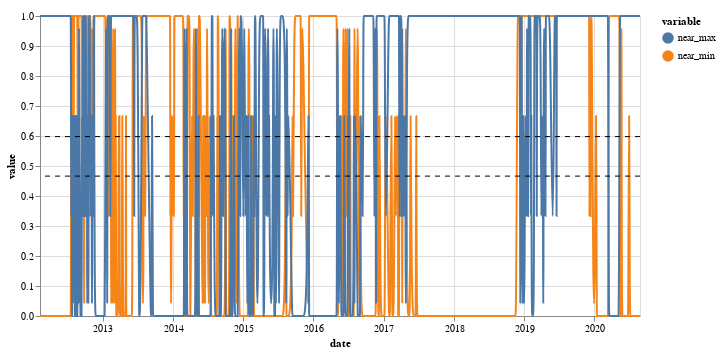

The notebook cell this image was saved under:
### Code cell
# https://altair-viz.github.io/gallery/multiline_tooltip.html

import altair as alt
import pandas as pd

# Create a selection that chooses the nearest point & selects based on x-value
nearest = alt.selection(type='single', nearest=True, on='mouseover',
                        fields=['date'], empty='none')

# The basic line
line = alt.Chart(data_alt).mark_line(interpolate='basis').encode(
    x='date:T',
    y='value:Q',
#     color=alt.Color('color:N', scale = None)
    color='variable:N'
)

# Transparent selectors across the chart. This is what tells us
# the x-value of the cursor
selectors = alt.Chart(data_alt).mark_point().encode(
    x='date:T',
    opacity=alt.value(0),
).add_selection(
    nearest
)

# Draw points on the line, and highlight based on selection
points = line.mark_point().encode(
    opacity=alt.condition(nearest, alt.value(1), alt.value(0))
)

# Draw text labels near the points, and highlight based on selection
text = line.mark_text(align='left', dx=5, dy=-5).encode(
    text=alt.condition(nearest, 'value:Q', alt.value(' '))
)

# Draw a rule at the location of the selection
rules = alt.Chart(data_alt).mark_rule(color='gray').encode(
    x='date:T',
).transform_filter(
    nearest
)

# Horizontal average lines
avg_min = data_alt[data_alt['variable'] == 'near_min'].value.mean()
avg_max = data_alt[data_alt['variable'] == 'near_max'].value.mean()

line_avg_min = alt.Chart(pd.DataFrame({'value': [avg_min]})).mark_rule(strokeDash=[5,5]).encode(y='value')
line_avg_max = alt.Chart(pd.DataFrame({'value': [avg_max]})).mark_rule(strokeDash=[5,5]).encode(y='value')

# Put the five layers into a chart and bind the data
chart = alt.layer(
    line, selectors, points, rules, text, line_avg_min, line_avg_max
).properties(
    width=600, height=300
)


with alt.data_transformers.enable(max_rows=None):
    chart.display()
    #.save('chart.html', embed_options={'renderer':'svg'})

### Figure 1 — Vega-Lite specification as saved in the notebook (floating-point values rounded to 4 significant figures; data arrays with more than 128 entries replaced by an {"elided": "..."} marker saying what was removed)
{"config": {"view": {"continuousWidth": 400, "continuousHeight": 300}}, "layer": [{"data": {"name": "data-e4cd672be2a832e150330293a15c29be"}, "mark": {"type": "line", "interpolate": "basis"}, "encoding": {"color": {"type": "nominal", "field": "variable"}, "x": {"type": "temporal", "field": "date"}, "y": {"type": "quantitative", "field": "value"}}}, {"data": {"name": "data-e4cd672be2a832e150330293a15c29be"}, "mark": "point", "encoding": {"opacity": {"value": 0}, "x": {"type": "temporal", "field": "date"}}, "selection": {"selector019": {"type": "single", "nearest": true, "on": "mouseover", "fields": ["date"], "empty": "none"}}}, {"data": {"name": "data-e4cd672be2a832e150330293a15c29be"}, "mark": "point", "encoding": {"color": {"type": "nominal", "field": "variable"}, "opacity": {"condition": {"value": 1, "selection": "selector019"}, "value": 0}, "x": {"type": "temporal", "field": "date"}, "y": {"type": "quantitative", "field": "value"}}}, {"data": {"name": "data-e4cd672be2a832e150330293a15c29be"}, "mark": {"type": "rule", "color": "gray"}, "encoding": {"x": {"type": "temporal", "field": "date"}}, "transform": [{"filter": {"selection": "selector019"}}]}, {"data": {"name": "data-e4cd672be2a832e150330293a15c29be"}, "mark": {"type": "text", "align": "left", "dx": 5, "dy": -5}, "encoding": {"color": {"type": "nominal", "field": "variable"}, "text": {"condition": {"type": "quantitative", "field": "value", "selection": "selector019"}, "value": " "}, "x": {"type": "temporal", "field": "date"}, "y": {"type": "quantitative", "field": "value"}}}, {"data": {"name": "data-72d6bad454f737dd36a099f2511f8a16"}, "mark": {"type": "rule", "strokeDash": [5, 5]}, "encoding": {"y": {"type": "quantitative", "field": "value"}}}, {"data": {"name": "data-90fccdb998ee7515cf2636e116d6e199"}, "mark": {"type": "rule", "strokeDash": [5, 5]}, "encoding": {"y": {"type": "quantitative", "field": "value"}}}], "height": 300, "width": 600, "$schema": "https://vega.github.io/schema/vega-lite/v4.8.1.json", "datasets": {"data-e4cd672be2a832e150330293a15c29be": {"elided": "2020 records"}, "data-72d6bad454f737dd36a099f2511f8a16": [{"value": 0.4663}], "data-90fccdb998ee7515cf2636e116d6e199": [{"value": 0.598}]}}
